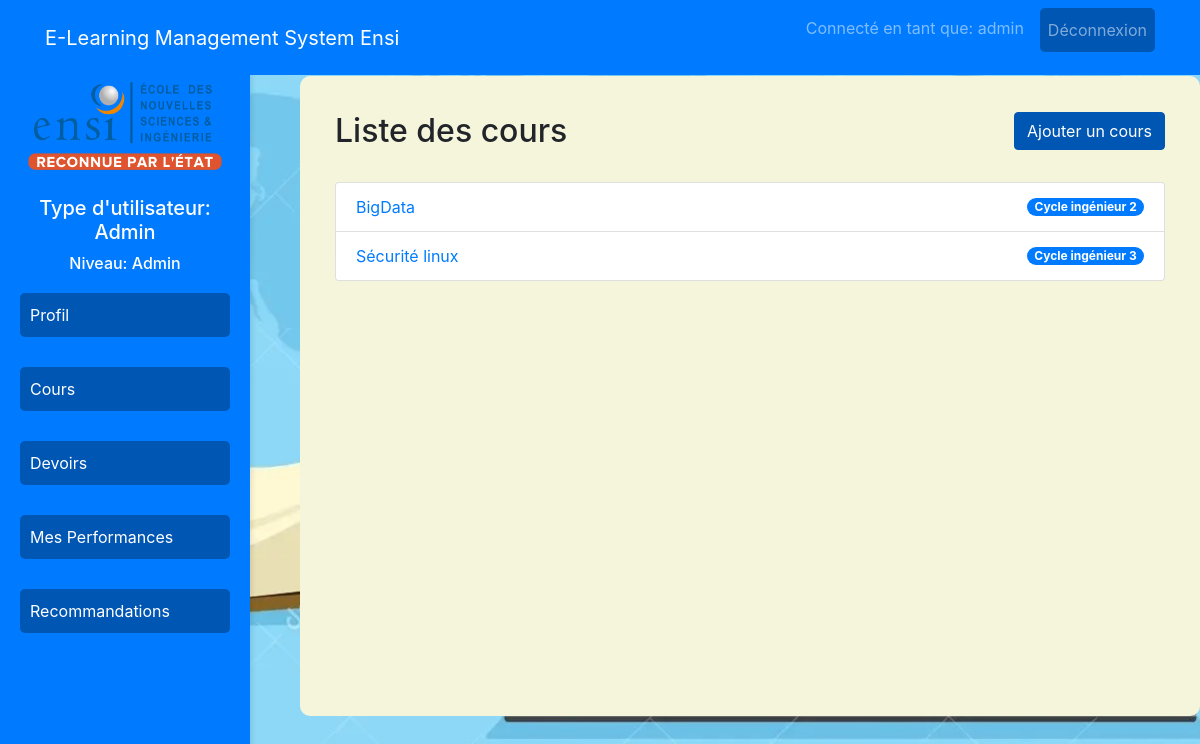
/courses/ (signed in), run on the app's committed database.
### education/models.py (models this page shows, shortened)
class Course(models.Model):
    LEVEL_CHOICES = (
        (1, 'Cycle ingénieur 1'),
        (2, 'Cycle ingénieur 2'),
        (3, 'Cycle ingénieur 3'),
    )
    title = models.CharField(max_length=255)
    description = models.TextField()
    start_date = models.DateField()
    end_date = models.DateField()
    level = models.IntegerField(choices=LEVEL_CHOICES)
    file = models.FileField(upload_to='courses/', null=True, blank=True)
    teacher = models.ForeignKey(User, on_delete=models.CASCADE)

### education/views.py (the view)
# urls.py: path('courses/', views.course_list, name='course_list'),
@login_required
def course_list(request):
    if request.user.is_superuser:
        courses = Course.objects.all()
        can_create = True
    elif request.user.profile.is_teacher:
        courses = Course.objects.filter(teacher=request.user)
        can_create = True
    else:
        courses = Course.objects.filter(level=request.user.profile.level)
        can_create = False
    return render(request, 'course_list.html', {'courses': courses, 'can_create': can_create})

### education/templates/course_list.html (shortened to what this page needs)
{% extends 'base.html' %}
{% block content_class %}content-courses{% endblock %}
{% block content %}
<div class="container mt-3">
    <div class="row mb-3">
        <div class="col-md-6">
            <h2>Liste des cours</h2>
        </div>
        <div class="col-md-6 text-right">
            {% if can_create %}
                <a href="{% url 'course_create' %}" class="btn btn-primary mb-3">Ajouter un cours</a>
            {% endif %}
        </div>
    </div>
    <div class="row">
        <div class="col-md-12">
            <ul class="list-group">
                {% for course in courses %}
                    <li class="list-group-item d-flex justify-content-between align-items-center">
                        <a href="{% url 'course_detail' course.id %}" class="course-title">{{ course.title }}</a>
                        <span class="badge badge-primary badge-pill">{{ course.get_level_display }}</span>
                    </li>
                {% endfor %}
            </ul>
        </div>
    </div>
</div>
{% endblock %}

### education/templates/base.html (shortened to what this page needs)
<!DOCTYPE html>
<html lang="fr">
<head>
    {% load static %}
    <link rel="stylesheet" href="https://stackpath.bootstrapcdn.com/bootstrap/4.5.2/css/bootstrap.min.css">
</head>
<body>
    <nav class="navbar navbar-expand-lg navbar-dark fixed-top">
        <div class="container">
            <div class="d-flex align-items-center w-100">
                <a class="navbar-brand mr-auto" href="{% if request.user.is_superuser %}{% url 'admin_dashboard' %}{% elif request.user.profile.is_teacher %}{% url 'teacher_dashboard' %}{% else %}{% url 'student_dashboard' %}{% endif %}">
                    E-Learning Management System Ensi
                </a>
                <ul class="navbar-nav">
                    {% if request.user.is_authenticated %}
                        <li class="nav-item">
                            <span class="navbar-text mr-3">Connecté en tant que: {{ request.user.username }}</span>
                        </li>
                        <li class="nav-item">
                            <a class="nav-link" href="{% url 'logout' %}">Déconnexion</a>
                        </li>
                    {% endif %}
                </ul>
            </div>
        </div>
    </nav>
    <div class="container-fluid">
        <div class="row">
            <div class="col-md-3 sidebar">
                <div class="user-info">
                    <img src="{% static 'Images/ENSI.png' %}">
                    <h5>
                        Type d'utilisateur:
                        {% if request.user.is_superuser %}
                            Admin
                        {% elif request.user.profile.is_teacher %}
                            Enseignant
                        {% else %}
                            Étudiant
                        {% endif %}
                    </h5>
                    <h6>
                        Niveau:
                        {% if request.user.profile.level %}
                            Cycle ingénieur {{ request.user.profile.level }}
                        {% else %}
                            Admin
                        {% endif %}
                    </h6>
                </div>
                <ul class="nav flex-column">
                    {% if request.user.is_authenticated %}
                        <li class="nav-item menu-item-profile">
                            <a class="nav-link" href="{% url 'profile' %}">Profil</a>
                        </li>
                        <li class="nav-item menu-item-courses">
                            <a class="nav-link" href="{% url 'course_list' %}">Cours</a>
                        </li>
                        <li class="nav-item menu-item-assignments">
                            <a class="nav-link" href="{% url 'assignment_list' %}">Devoirs</a>
                        </li>
                        {% if not request.user.profile.is_teacher %}
                            <li class="nav-item menu-item-performance">
                                <a class="nav-link" href="{% url 'view_performance' %}">Mes Performances</a>
                            </li>
                        {% endif %}
                        <li class="nav-item menu-item-recommendations">
                            <a class="nav-link" href="{% url 'resource_list' %}">Recommandations</a>
                        </li>
                    {% endif %}
                </ul>
            </div>
            <div class="col-md-9 content {% block content_class %}{% endblock %}">
                {% block content %}{% endblock %}
            </div>
        </div>
    </div>
</body>
</html>

### data on the page
Course: title "BigData", level "Cycle ingénieur 2"
Course: title "Sécurité linux", level "Cycle ingénieur 3"

### other printed values
{{ request.user.username }} "admin"
